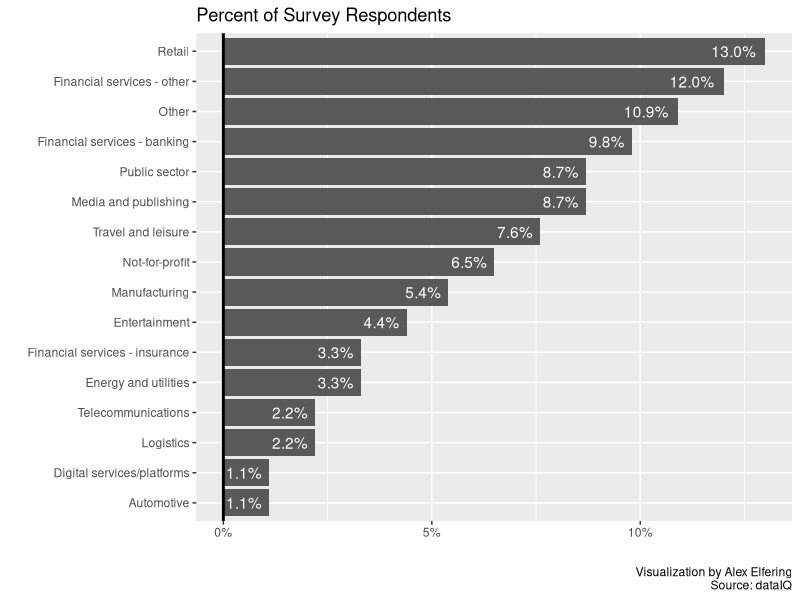

R code for this plot:
# makeover monday
# week 41 - Survey Respodents by Industry

library(dplyr)
library(tidyr)
library(ggplot2)
library(tidyverse)
library(scales)

setwd("~/Documents/GitHub/Makeover-Monday-Challenges/2020 Week 41 - Survey Respondents")

book1 <- read.csv('Book1.csv')

head(book1)
str(book1)

# Data cleaning
new_col_names <- c('Industry.Sector', 'Percent')
colnames(book1) <- new_col_names

book1_pct <- dplyr::mutate(book1, Percent.Respondents = Percent/100)

ggplot(book1_pct,
       aes(x = reorder(Industry.Sector, Percent.Respondents),
           y = Percent.Respondents,
           label = percent(Percent.Respondents))) +
  geom_bar(stat = 'identity',
           position = 'identity') +
  coord_flip() +
  geom_text(aes(hjust = 1.2), color = "white") +
  geom_hline(yintercept = 0,
             size = 1) +
  scale_y_continuous(labels = percent) +
  labs(x = '',
       y = '',
       title = 'Percent of Survey Respondents',
       caption = 'Visualization by Alex Elfering\nSource: dataIQ')
